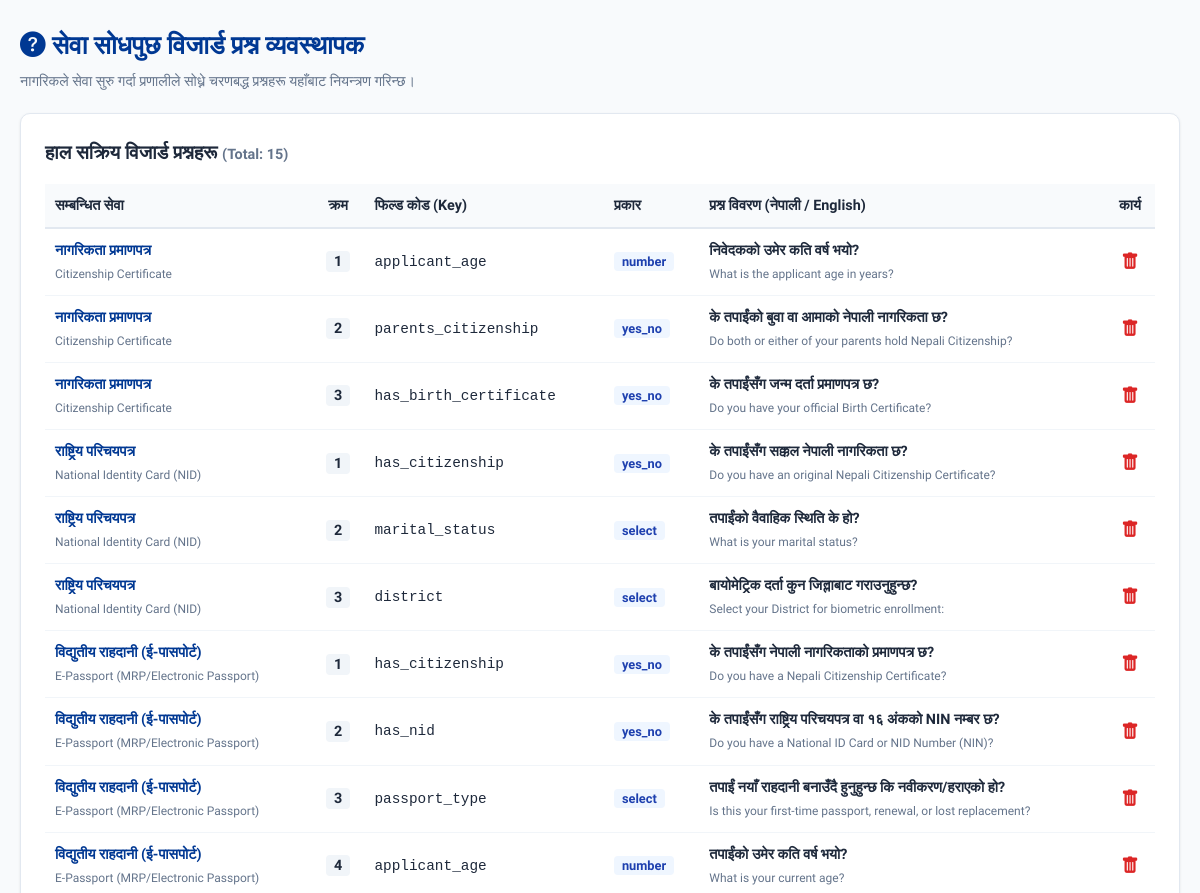
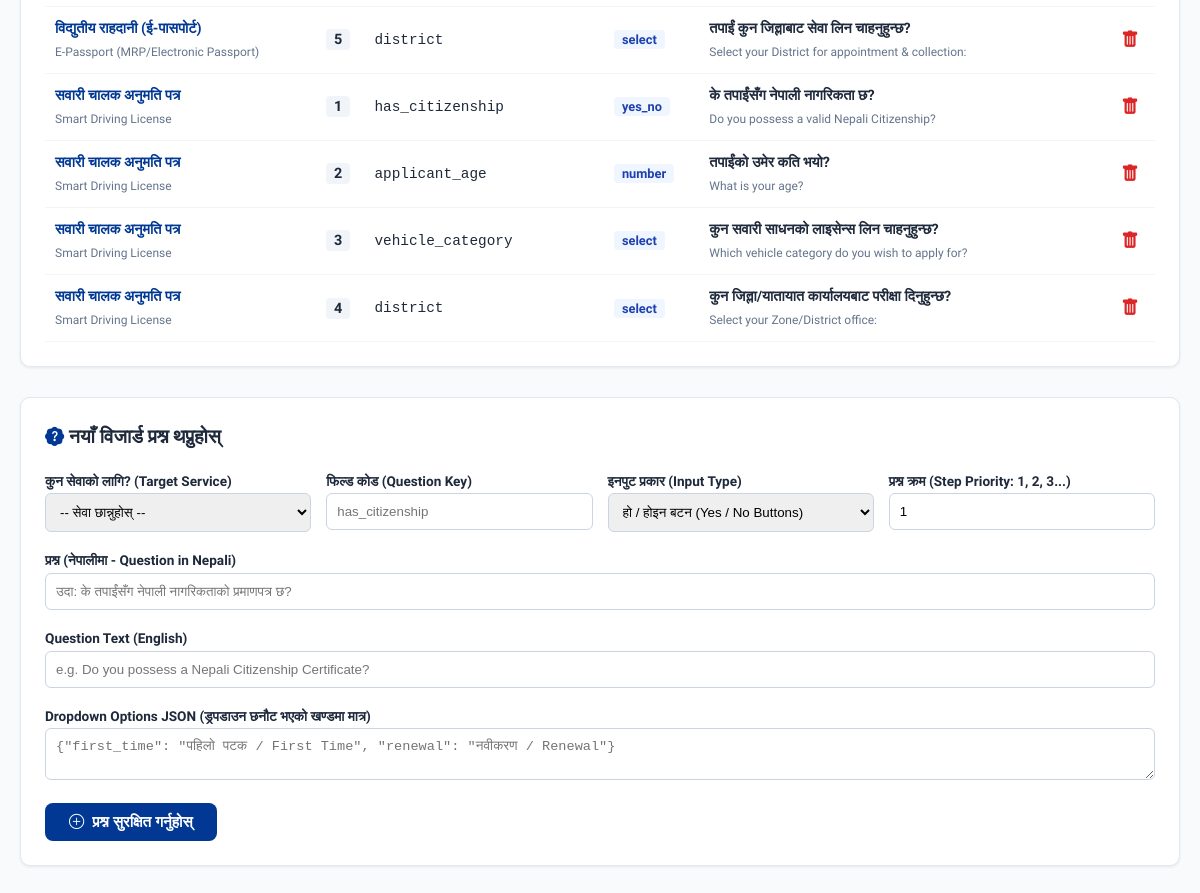
Page /manage_questions.php (signed in) on the committed database (2 pictures, top to bottom).
### tables this page shows
CREATE TABLE `service_questions` (
  `id` INT AUTO_INCREMENT PRIMARY KEY,
  `service_id` INT NOT NULL,
  `question_key` VARCHAR(50) NOT NULL,
  `question_text_en` TEXT NOT NULL,
  `question_text_np` TEXT NOT NULL,
  `input_type` ENUM('yes_no', 'select', 'number') DEFAULT 'yes_no',
  `options_json` TEXT NULL,
  `priority` INT DEFAULT 1,
  FOREIGN KEY (`service_id`) REFERENCES `services`(`id`) ON DELETE CASCADE
);

CREATE TABLE `services` (
  `id` INT AUTO_INCREMENT PRIMARY KEY,
  `code` VARCHAR(50) NOT NULL UNIQUE,
  `name_en` VARCHAR(150) NOT NULL,
  `name_np` VARCHAR(200) NOT NULL,
  `category` VARCHAR(100) NOT NULL,
  `description_en` TEXT,
  `description_np` TEXT,
  `standard_fee` VARCHAR(100) DEFAULT 'निःशुल्क / Free',
  `estimated_days` VARCHAR(100) DEFAULT '१-३ दिन / 1-3 Days',
  `online_portal_url` VARCHAR(255) NULL,
  `icon` VARCHAR(50) DEFAULT 'bi-file-earmark-text',
  `created_at` TIMESTAMP DEFAULT CURRENT_TIMESTAMP
);

### manage_questions.php (the view, shortened to what this page needs)
<?php
$db = Database::getConnection();
$questions = $db->query("SELECT q.*, s.name_np as service_name, s.name_en as service_name_en
                        FROM service_questions q
                        JOIN services s ON q.service_id = s.id
                        ORDER BY q.service_id ASC, q.priority ASC")->fetchAll();
?>
<!DOCTYPE html>
<html lang="ne">
<head>
    <link rel="stylesheet" href="https://cdn.jsdelivr.net/npm/bootstrap-icons@1.11.3/font/bootstrap-icons.min.css">
    <link rel="stylesheet" href="../assets/css/style.css">
</head>
<body style="background:#f8fafc;">
<main class="main-wrapper" style="padding-top:25px;">
    <div style="display:flex;justify-content:space-between;align-items:center;margin-bottom:20px;flex-wrap:wrap;gap:10px;">
        <div>
            <h2 style="font-size:1.6rem;font-weight:800;color:var(--primary);margin-bottom:4px;">
                <i class="bi bi-question-circle-fill"></i> <span data-np="सेवा सोधपुछ विजार्ड प्रश्न व्यवस्थापक" data-en="Wizard Questionnaire Manager">सेवा सोधपुछ विजार्ड प्रश्न व्यवस्थापक</span>
            </h2>
            <p style="color:var(--text-muted);font-size:0.9rem;" data-np="नागरिकले सेवा सुरु गर्दा प्रणालीले सोध्ने चरणबद्ध प्रश्नहरू यहाँबाट नियन्त्रण गरिन्छ।" data-en="Configure the dynamic step-by-step questions presented to citizens during service evaluation.">
                नागरिकले सेवा सुरु गर्दा प्रणालीले सोध्ने चरणबद्ध प्रश्नहरू यहाँबाट नियन्त्रण गरिन्छ।
            </p>
        </div>
    </div>
    <div style="background:white;padding:24px;border-radius:var(--radius-md);border:1px solid var(--border-color);box-shadow:var(--shadow-sm);margin-bottom:30px;overflow-x:auto;">
        <h3 style="font-size:1.2rem;font-weight:700;margin-bottom:15px;">
            <span data-np="हाल सक्रिय विजार्ड प्रश्नहरू" data-en="Active Wizard Questions">हाल सक्रिय विजार्ड प्रश्नहरू</span>
            <small style="color:var(--text-muted);font-size:0.9rem;">(Total: <?= count($questions) ?>)</small>
        </h3>
        <table class="custom-table" style="width:100%;border-collapse:collapse;font-size:0.9rem;">
            <thead>
                <tr style="border-bottom:2px solid #e2e8f0;text-align:left;background:#f8fafc;">
                    <th style="padding:10px;" data-np="सम्बन्धित सेवा" data-en="Target Service">सम्बन्धित सेवा</th>
                    <th style="padding:10px;text-align:center;" data-np="क्रम" data-en="Priority">क्रम</th>
                    <th style="padding:10px;" data-np="फिल्ड कोड (Key)" data-en="Field Key">फिल्ड कोड (Key)</th>
                    <th style="padding:10px;" data-np="प्रकार" data-en="Input Type">प्रकार</th>
                    <th style="padding:10px;" data-np="प्रश्न विवरण (नेपाली / English)" data-en="Question Text">प्रश्न विवरण (नेपाली / English)</th>
                    <th style="padding:10px;text-align:center;" data-np="कार्य" data-en="Action">कार्य</th>
                </tr>
            </thead>
            <tbody>
                <?php foreach ($questions as $q): ?>
                    <tr style="border-bottom:1px solid #f1f5f9;">
                        <td style="padding:10px;font-weight:700;color:var(--primary);">
                            <?= htmlspecialchars($q['service_name']) ?><br>
                            <small style="color:var(--text-muted);font-weight:400;"><?= htmlspecialchars($q['service_name_en'] ?? '') ?></small>
                        </td>
                        <td style="padding:10px;text-align:center;">
                            <span style="background:#f1f5f9;padding:2px 8px;border-radius:4px;font-weight:700;"><?= $q['priority'] ?></span>
                        </td>
                        <td style="padding:10px;"><code><?= htmlspecialchars($q['question_key']) ?></code></td>
                        <td style="padding:10px;">
                            <span style="background:#eff6ff;color:#1e40af;padding:2px 8px;border-radius:4px;font-weight:600;font-size:0.8rem;">
                                <?= htmlspecialchars($q['input_type']) ?>
                            </span>
                        </td>
                        <td style="padding:10px;">
                            <strong><?= htmlspecialchars($q['question_text_np']) ?></strong>
                            <?php if (!empty($q['question_text_en'])): ?>
                                <br><small style="color:var(--text-muted);"><?= htmlspecialchars($q['question_text_en']) ?></small>
                            <?php endif; ?>
                        </td>
                        <td style="padding:10px;text-align:center;">
                            <a href="manage_questions.php?delete=<?= $q['id'] ?>" onclick="return confirm('के तपाईं यो प्रश्न हटाउन निश्चित हुनुहुन्छ? / Are you sure?');" style="color:#dc2626;font-size:1.1rem;" title="हटाउनुहोस्">
                                <i class="bi bi-trash-fill"></i>
                            </a>
                        </td>
                    </tr>
                <?php endforeach; ?>
            </tbody>
        </table>
    </div>
    <div style="background:white;padding:24px;border-radius:var(--radius-md);border:1px solid var(--border-color);box-shadow:var(--shadow-sm);">
        <h3 style="font-size:1.2rem;font-weight:700;margin-bottom:15px;">
            <i class="bi bi-patch-question-fill" style="color:var(--primary);"></i>
            <span data-np="नयाँ विजार्ड प्रश्न थप्नुहोस्" data-en="Add Wizard Question">नयाँ विजार्ड प्रश्न थप्नुहोस्</span>
        </h3>
        <form method="POST" action="manage_questions.php" style="display:grid;grid-template-columns:repeat(auto-fit, minmax(260px, 1fr));gap:15px;">
            <div>
                <label style="font-size:0.85rem;font-weight:700;" data-np="कुन सेवाको लागि? (Target Service)" data-en="Select Target Service">कुन सेवाको लागि? (Target Service)</label>
                <select name="service_id" required style="width:100%;padding:10px;border-radius:6px;border:1px solid #cbd5e1;">
                    <option value="" data-np="-- सेवा छान्नुहोस् --" data-en="-- Select Service --">-- सेवा छान्नुहोस् --</option>
                </select>
            </div>
            <div>
                <label style="font-size:0.85rem;font-weight:700;" data-np="फिल्ड कोड (Question Key: has_citizenship, applicant_age)" data-en="Field Key (e.g. has_citizenship, applicant_age)">फिल्ड कोड (Question Key)</label>
                <input type="text" name="question_key" placeholder="has_citizenship" required style="width:100%;padding:10px;border-radius:6px;border:1px solid #cbd5e1;"
                       data-placeholder-np="उदा: has_citizenship" data-placeholder-en="e.g. has_citizenship">
            </div>
            <div>
                <label style="font-size:0.85rem;font-weight:700;" data-np="इनपुट प्रकार (Input Type)" data-en="Input Type">इनपुट प्रकार (Input Type)</label>
                <select name="input_type" style="width:100%;padding:10px;border-radius:6px;border:1px solid #cbd5e1;">
                    <option value="yes_no" data-np="हो / होइन बटन (Yes / No Buttons)" data-en="Yes / No (Buttons)">हो / होइन बटन (Yes / No Buttons)</option>
                </select>
            </div>
            <div>
                <label style="font-size:0.85rem;font-weight:700;" data-np="प्रश्न क्रम (Step Priority: 1, 2, 3...)" data-en="Step Priority (1, 2, 3...)">प्रश्न क्रम (Step Priority: 1, 2, 3...)</label>
                <input type="number" name="priority" value="1" min="1" max="20" style="width:100%;padding:10px;border-radius:6px;border:1px solid #cbd5e1;">
            </div>
            <div style="grid-column: 1 / -1;">
                <label style="font-size:0.85rem;font-weight:700;" data-np="प्रश्न (नेपालीमा - Question in Nepali)" data-en="Question Text (Nepali)">प्रश्न (नेपालीमा - Question in Nepali)</label>
                <input type="text" name="text_np" placeholder="उदा: के तपाईंसँग नेपाली नागरिकताको प्रमाणपत्र छ?" required style="width:100%;padding:10px;border-radius:6px;border:1px solid #cbd5e1;"
                       data-placeholder-np="उदा: के तपाईंसँग नेपाली नागरिकताको प्रमाणपत्र छ?" data-placeholder-en="e.g. Do you have a Nepali citizenship certificate?">
            </div>
            <div style="grid-column: 1 / -1;">
                <label style="font-size:0.85rem;font-weight:700;" data-np="Question Text (English)" data-en="Question Text (English)">Question Text (English)</label>
                <input type="text" name="text_en" placeholder="e.g. Do you possess a Nepali Citizenship Certificate?" required style="width:100%;padding:10px;border-radius:6px;border:1px solid #cbd5e1;"
                       data-placeholder-np="उदा: Do you possess a Nepali Citizenship Certificate?" data-placeholder-en="e.g. Do you possess a Nepali Citizenship Certificate?">
            </div>
            <div style="grid-column: 1 / -1;">
                <label style="font-size:0.85rem;font-weight:700;" data-np="Dropdown Options JSON (ड्रपडाउन छनौट भएको खण्डमा मात्र, नत्र खाली छोड्नुहोस्)" data-en="Dropdown Options JSON (Only for Dropdown Select, otherwise leave empty)">Dropdown Options JSON (ड्रपडाउन छनौट भएको खण्डमा मात्र)</label>
                <textarea name="options_json" rows="2" placeholder='{"first_time": "पहिलो पटक / First Time", "renewal": "नवीकरण / Renewal"}' style="width:100%;padding:10px;border-radius:6px;border:1px solid #cbd5e1;font-family:monospace;font-size:0.85rem;"></textarea>
            </div>
            <div style="grid-column: 1 / -1;">
                <button type="submit" class="btn-action btn-action-primary" style="padding:10px 24px;">
                    <i class="bi bi-plus-circle"></i> <span data-np="प्रश्न सुरक्षित गर्नुहोस्" data-en="Save Question">प्रश्न सुरक्षित गर्नुहोस्</span>
                </button>
            </div>
        </form>
    </div>
</main>
</body>
</html>

### style.css (style rules this page uses)
:root { --primary: #003893; --primary-dark: #002566; --secondary: #dc2626; --secondary-hover: #b91c1c; --accent: #f59e0b; --success: #16a34a; --bg-main: #f8fafc; --bg-card: #ffffff; --text-main: #1e293b; --text-muted: #64748b; --border-color: #e2e8f0; --font-base: 'Mukta', 'Segoe UI', Tahoma, Geneva, Verdana, sans-serif; --font-size-base: 16px; --radius-lg: 16px; --radius-md: 10px; --shadow-sm: 0 1px 3px rgba(0,0,0,0.08); --shadow-md: 0 4px 6px -1px rgba(0,0,0,0.1), 0 2px 4px -2px rgba(0,0,0,0.06); --shadow-lg: 0 10px 15px -3px rgba(0,0,0,0.1), 0 4px 6px -4px rgba(0,0,0,0.05); }
* { box-sizing: border-box; margin: 0; padding: 0; }
body { font-family: var(--font-base); font-size: var(--font-size-base); background-color: var(--bg-main); color: var(--text-main); line-height: 1.6; min-height: 100vh; display: flex; flex-direction: column; }
.main-wrapper { flex: 1; max-width: 1200px; width: 100%; margin: 0 auto; padding: 24px 20px 60px; }
.btn-action { padding: 10px 20px; border-radius: 8px; font-weight: 700; font-size: 0.95rem; cursor: pointer; display: flex; align-items: center; gap: 8px; border: none; transition: all 0.2s; }
.btn-action-primary { background: var(--primary); color: white; }

### rows in the picture
service_questions: service.name_np "नागरिकता प्रमाणपत्र", service.name_en "Citizenship Certificate", priority "1", question_key "applicant_age", input_type "number", question_text_np "निवेदकको उमेर कति वर्ष भयो?", question_text_en "What is the applicant age in years?"
service_questions: service.name_np "नागरिकता प्रमाणपत्र", service.name_en "Citizenship Certificate", priority "2", question_key "parents_citizenship", input_type "yes_no", question_text_np "के तपाईंको बुवा वा आमाको नेपाली नागरिकता छ?", question_text_en "Do both or either of your parents hold Nepali Citizenship?"
service_questions: service.name_np "नागरिकता प्रमाणपत्र", service.name_en "Citizenship Certificate", priority "3", question_key "has_birth_certificate", input_type "yes_no", question_text_np "के तपाईंसँग जन्म दर्ता प्रमाणपत्र छ?", question_text_en "Do you have your official Birth Certificate?"
service_questions: service.name_np "राष्ट्रिय परिचयपत्र", service.name_en "National Identity Card (NID)", priority "1", question_key "has_citizenship", input_type "yes_no", question_text_np "के तपाईंसँग सक्कल नेपाली नागरिकता छ?", question_text_en "Do you have an original Nepali Citizenship Certificate?"
service_questions: service.name_np "राष्ट्रिय परिचयपत्र", service.name_en "National Identity Card (NID)", priority "2", question_key "marital_status", input_type "select", question_text_np "तपाईंको वैवाहिक स्थिति के हो?", question_text_en "What is your marital status?"
service_questions: service.name_np "राष्ट्रिय परिचयपत्र", service.name_en "National Identity Card (NID)", priority "3", question_key "district", input_type "select", question_text_np "बायोमेट्रिक दर्ता कुन जिल्लाबाट गराउनुहुन्छ?", question_text_en "Select your District for biometric enrollment:"
service_questions: service.name_np "विद्युतीय राहदानी (ई-पासपोर्ट)", service.name_en "E-Passport (MRP/Electronic Passport)", priority "1", question_key "has_citizenship", input_type "yes_no", question_text_np "के तपाईंसँग नेपाली नागरिकताको प्रमाणपत्र छ?", question_text_en "Do you have a Nepali Citizenship Certificate?"
service_questions: service.name_np "विद्युतीय राहदानी (ई-पासपोर्ट)", service.name_en "E-Passport (MRP/Electronic Passport)", priority "2", question_key "has_nid", input_type "yes_no", question_text_np "के तपाईंसँग राष्ट्रिय परिचयपत्र वा १६ अंकको NIN नम्बर छ?", question_text_en "Do you have a National ID Card or NID Number (NIN)?"
service_questions: service.name_np "विद्युतीय राहदानी (ई-पासपोर्ट)", service.name_en "E-Passport (MRP/Electronic Passport)", priority "3", question_key "passport_type", input_type "select", question_text_np "तपाईं नयाँ राहदानी बनाउँदै हुनुहुन्छ कि नवीकरण/हराएको हो?", question_text_en "Is this your first-time passport, renewal, or lost replacement?"
service_questions: service.name_np "विद्युतीय राहदानी (ई-पासपोर्ट)", service.name_en "E-Passport (MRP/Electronic Passport)", priority "4", question_key "applicant_age", input_type "number", question_text_np "तपाईंको उमेर कति वर्ष भयो?", question_text_en "What is your current age?"
service_questions: service.name_np "विद्युतीय राहदानी (ई-पासपोर्ट)", service.name_en "E-Passport (MRP/Electronic Passport)", priority "5", question_key "district", input_type "select", question_text_np "तपाईं कुन जिल्लाबाट सेवा लिन चाहनुहुन्छ?", question_text_en "Select your District for appointment & collection:"
service_questions: service.name_np "सवारी चालक अनुमति पत्र", service.name_en "Smart Driving License", priority "1", question_key "has_citizenship", input_type "yes_no", question_text_np "के तपाईंसँग नेपाली नागरिकता छ?", question_text_en "Do you possess a valid Nepali Citizenship?"
service_questions: service.name_np "सवारी चालक अनुमति पत्र", service.name_en "Smart Driving License", priority "2", question_key "applicant_age", input_type "number", question_text_np "तपाईंको उमेर कति भयो?", question_text_en "What is your age?"
service_questions: service.name_np "सवारी चालक अनुमति पत्र", service.name_en "Smart Driving License", priority "3", question_key "vehicle_category", input_type "select", question_text_np "कुन सवारी साधनको लाइसेन्स लिन चाहनुहुन्छ?", question_text_en "Which vehicle category do you wish to apply for?"
service_questions: service.name_np "सवारी चालक अनुमति पत्र", service.name_en "Smart Driving License", priority "4", question_key "district", input_type "select", question_text_np "कुन जिल्ला/यातायात कार्यालयबाट परीक्षा दिनुहुन्छ?", question_text_en "Select your Zone/District office:"

### other values in the picture
count($questions) "15"
